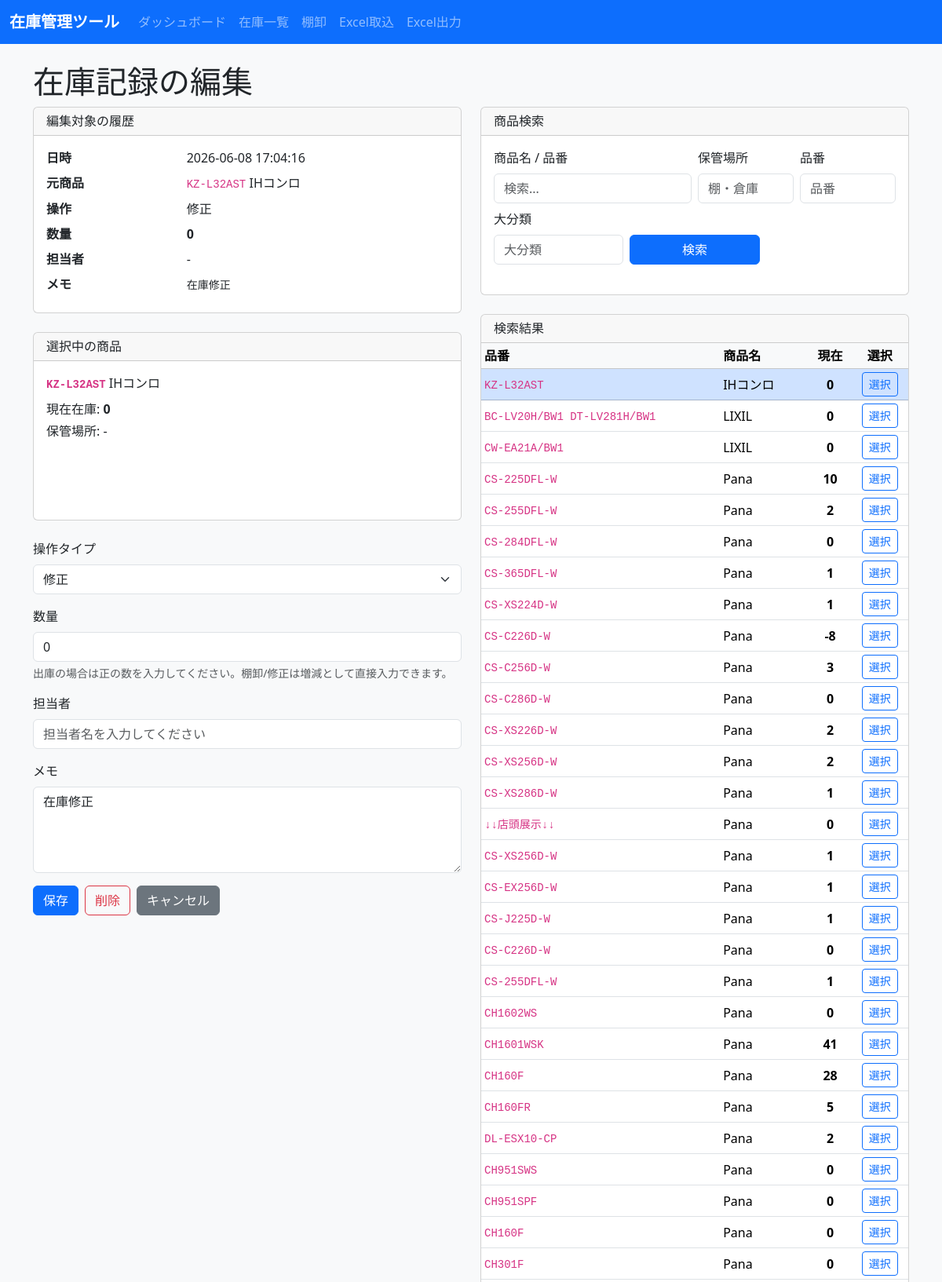
Page /stock/log/edit/8 (upper part) on the committed database.
### tables this page shows
CREATE TABLE stock_logs (
            id INTEGER PRIMARY KEY AUTOINCREMENT,
            product_id INTEGER NOT NULL,
            operation_type TEXT NOT NULL,
            quantity INTEGER NOT NULL,
            staff_name TEXT,
            note TEXT,
            created_at TEXT NOT NULL, metadata_json TEXT,
            FOREIGN KEY(product_id) REFERENCES products(id)
        );

CREATE TABLE products (
            id INTEGER PRIMARY KEY AUTOINCREMENT,
            source_sheet TEXT,
            source_row INTEGER,
            big_category TEXT,
            maker_or_product TEXT,
            overview TEXT,
            sku TEXT NOT NULL,
            stock_status TEXT,
            display_flag TEXT,
            available_stock INTEGER NOT NULL DEFAULT 0,
            total_stock INTEGER NOT NULL DEFAULT 0,
            reorder_point INTEGER NOT NULL DEFAULT 0,
            staff_stock_json TEXT,
            notes TEXT,
            imported_at TEXT,
            current_stock INTEGER NOT NULL DEFAULT 0,
            name TEXT NOT NULL,
            category TEXT,
            location TEXT,
            last_in_date TEXT,
            last_out_date TEXT,
            created_at TEXT NOT NULL,
            updated_at TEXT NOT NULL
        , supplier TEXT, amount TEXT);

### inventory_app/app.py (the view, shortened to what this page needs)
@app.route("/stock/log/edit/<int:log_id>", methods=["GET", "POST"])
def edit_stock_log(log_id):
    params = parse_search_args()
    selected_product_id = request.args.get("selected_product_id", type=int)
    conn = get_db_connection()
    log = conn.execute(
        "SELECT stock_logs.*, products.name, products.sku, products.current_stock AS product_current_stock FROM stock_logs JOIN products ON stock_logs.product_id = products.id WHERE stock_logs.id = ?",
        (log_id,),
    ).fetchone()
    if log is None:
        conn.close()
        return "ログが見つかりません。", 404
    old_product = conn.execute(
        "SELECT * FROM products WHERE id = ?",
        (log["product_id"],),
    ).fetchone()
    search_sql, search_values = build_product_query(params)
    search_results = conn.execute(search_sql + " LIMIT 50", search_values).fetchall()
    if selected_product_id:
        selected_product = conn.execute(
            "SELECT * FROM products WHERE id = ?",
            (selected_product_id,),
        ).fetchone()
        if selected_product is None:
            selected_product = old_product
    else:
        selected_product = old_product
    selected_product_id = selected_product["id"]
    error_message = None
    conn.close()
    return render_template(
        "edit_stock_log.html",
        log=log,
        operation_label=OPERATION_LABELS.get(log["operation_type"], log["operation_type"]),
        error_message=error_message,
        search_results=search_results,
        params=params,
        selected_product=selected_product,
        selected_product_id=selected_product_id,
    )

### inventory_app/app.py (called while the page is built)
def get_db_connection():
    conn = sqlite3.connect(DB_PATH)
    conn.row_factory = sqlite3.Row
    return conn

def parse_search_args():
    return {
        "q": request.args.get("q", "", type=str).strip(),
        "sku": request.args.get("sku", "", type=str).strip(),
        "big_category": request.args.get("big_category", "", type=str).strip(),
        "location": request.args.get("location", "", type=str).strip(),
    }

def build_product_query(params):
    sql = "SELECT * FROM products WHERE 1=1"
    values = []
    if params["q"]:
        sql += " AND (name LIKE ? OR sku LIKE ? OR big_category LIKE ? OR maker_or_product LIKE ? OR overview LIKE ? OR notes LIKE ? OR source_sheet LIKE ? OR category LIKE ? OR location LIKE ? OR staff_stock_json LIKE ? )"
        term = f"%{params['q']}%"
        values.extend([term] * 10)
    if params["sku"]:
        sql += " AND sku LIKE ?"
        values.append(f"%{params['sku']}%")
    if params["big_category"]:
        sql += " AND big_category = ?"
        values.append(params["big_category"])
    if params["location"]:
        sql += " AND location LIKE ?"
        values.append(f"%{params['location']}%")
    sql += " ORDER BY name ASC"
    return sql, values

### inventory_app/templates/edit_stock_log.html (shortened to what this page needs)
{% extends 'base.html' %}
{% block content %}
  <h1>在庫記録の編集</h1>
  <div class="row gy-4">
    <div class="col-lg-6">
      <div class="card mb-4">
        <div class="card-header">
          <h2 class="h6 mb-0">編集対象の履歴</h2>
        </div>
        <div class="card-body">
          <dl class="row mb-0">
            <dt class="col-sm-4">日時</dt>
            <dd class="col-sm-8">{{ log.created_at }}</dd>
            <dt class="col-sm-4">元商品</dt>
            <dd class="col-sm-8"><code>{{ log.sku }}</code> {{ log.name }}</dd>
            <dt class="col-sm-4">操作</dt>
            <dd class="col-sm-8">{{ operation_label }}</dd>
            <dt class="col-sm-4">数量</dt>
            <dd class="col-sm-8"><strong>{{ log.quantity }}</strong></dd>
            <dt class="col-sm-4">担当者</dt>
            <dd class="col-sm-8">{{ log.staff_name or '-' }}</dd>
            <dt class="col-sm-4">メモ</dt>
            <dd class="col-sm-8"><small>{{ log.note or '-' }}</small></dd>
          </dl>
        </div>
      </div>
      <div class="card mb-4">
        <div class="card-header">
          <h2 class="h6 mb-0">選択中の商品</h2>
        </div>
        <div class="card-body">
          <p class="mb-2"><strong><code>{{ selected_product.sku }}</code></strong> {{ selected_product.name }}</p>
          <p class="mb-1">現在在庫: <strong>{{ selected_product.current_stock }}</strong></p>
          <p class="mb-0">保管場所: {{ selected_product.location or '-' }}</p>
        </div>
      </div>
      <form method="post">
        <div class="mb-3">
          <label class="form-label">操作タイプ</label>
          <select name="operation_type" class="form-select">
            {% for key,label in {'inbound':'入庫','outbound':'出庫','adjustment':'棚卸','modification':'修正'}.items() %}
              <option value="{{ key }}" {% if log.operation_type == key %}selected{% endif %}>{{ label }}</option>
            {% endfor %}
          </select>
        </div>
        <div class="mb-3">
          <label class="form-label">数量</label>
          <input type="number" name="quantity" value="{{ (log.quantity if log.quantity >= 0 else -log.quantity) if log.operation_type == 'outbound' else log.quantity }}" class="form-control" step="1" placeholder="数量を入力してください">
          <div class="form-text">出庫の場合は正の数を入力してください。棚卸/修正は増減として直接入力できます。</div>
        </div>
        <div class="mb-3">
          <label class="form-label">担当者</label>
          <input type="text" name="staff_name" value="{{ log.staff_name or '' }}" class="form-control" placeholder="担当者名を入力してください">
        </div>
        <div class="mb-3">
          <label class="form-label">メモ</label>
          <textarea name="note" class="form-control" rows="4" placeholder="メモを入力してください">{{ log.note or '' }}</textarea>
        </div>
        <div class="d-flex gap-2">
          <button type="submit" class="btn btn-primary">保存</button>
          <button type="submit" name="action" value="delete_log" class="btn btn-outline-danger" onclick="return confirm('この記録を削除すると、在庫数も変更されます。本当に実行しますか？');">削除</button>
          <a href="{{ url_for('dashboard') }}" class="btn btn-secondary">キャンセル</a>
        </div>
      </form>
    </div>
    <div class="col-lg-6">
      <div class="card mb-4">
        <div class="card-header">
          <h2 class="h6 mb-0">商品検索</h2>
        </div>
        <div class="card-body">
          <form method="get" class="row gx-2 gy-2 align-items-end">
            <div class="col-12 col-md-6">
              <label class="form-label">商品名 / 品番</label>
              <input type="text" name="q" value="{{ params.q }}" class="form-control" placeholder="検索...">
            </div>
            <div class="col-6 col-md-3">
              <label class="form-label">保管場所</label>
              <input type="text" name="location" value="{{ params.location }}" class="form-control" placeholder="棚・倉庫">
            </div>
            <div class="col-6 col-md-3">
              <label class="form-label">品番</label>
              <input type="text" name="sku" value="{{ params.sku }}" class="form-control" placeholder="品番">
            </div>
            <div class="col-12 col-md-4">
              <label class="form-label">大分類</label>
              <input type="text" name="big_category" value="{{ params.big_category }}" class="form-control" placeholder="大分類">
            </div>
            <div class="col-12 col-md-4">
              <button type="submit" class="btn btn-primary w-100">検索</button>
            </div>
          </form>
        </div>
      </div>
      <div class="card">
        <div class="card-header">
          <h2 class="h6 mb-0">検索結果</h2>
        </div>
        <div class="card-body p-0">
          {% if search_results %}
            <div class="table-responsive">
              <table class="table table-sm table-hover mb-0">
                <thead class="table-light">
                  <tr>
                    <th>品番</th>
                    <th>商品名</th>
                    <th class="text-center">現在</th>
                    <th class="text-center">選択</th>
                  </tr>
                </thead>
                <tbody>
                  {% for product in search_results %}
                    <tr {% if product.id == selected_product_id %}class="table-primary"{% endif %}>
                      <td><code>{{ product.sku }}</code></td>
                      <td>{{ product.name }}</td>
                      <td class="text-center"><strong>{{ product.current_stock }}</strong></td>
                      <td class="text-center">
                        <a href="{{ url_for('edit_stock_log', log_id=log.id, q=params.q, sku=params.sku, big_category=params.big_category, location=params.location, selected_product_id=product.id) }}" class="btn btn-sm btn-outline-primary">選択</a>
                      </td>
                    </tr>
                  {% endfor %}
                </tbody>
              </table>
            </div>
          {% else %}
            <div class="p-4 text-center text-muted">該当する商品がありません。</div>
          {% endif %}
        </div>
      </div>
    </div>
  </div>
{% endblock %}

### inventory_app/static/style.css (style rules this page uses)
body { background-color: #f8f9fa; }
.card { min-height: 240px; }
.table th, .table td { vertical-align: middle; }

### rows in the picture
stock_logs: created_at "2026-06-08 17:04:16", quantity "0", staff_name "-", note "在庫修正", operation_type "修正"
products: sku "KZ-L32AST", name "IHコンロ", current_stock "0", location "-"
products: sku "BC-LV20H/BW1 DT-LV281H/BW1", name "LIXIL", current_stock "0"
products: sku "CW-EA21A/BW1", name "LIXIL", current_stock "0"
products: sku "CS-225DFL-W", name "Pana", current_stock "10"
products: sku "CS-255DFL-W", name "Pana", current_stock "2"
products: sku "CS-284DFL-W", name "Pana", current_stock "0"
products: sku "CS-365DFL-W", name "Pana", current_stock "1"
products: sku "CS-XS224D-W", name "Pana", current_stock "1"
products: sku "CS-C226D-W", name "Pana", current_stock "-8"
products: sku "CS-C256D-W", name "Pana", current_stock "3"
products: sku "CS-C286D-W", name "Pana", current_stock "0"
products: sku "CS-XS226D-W", name "Pana", current_stock "2"
products: sku "CS-XS256D-W", name "Pana", current_stock "2"
products: sku "CS-XS286D-W", name "Pana", current_stock "1"
products: sku "↓↓店頭展示↓↓", name "Pana", current_stock "0"
products: sku "CS-XS256D-W", name "Pana", current_stock "1"
products: sku "CS-EX256D-W", name "Pana", current_stock "1"
products: sku "CS-J225D-W", name "Pana", current_stock "1"
products: sku "CS-C226D-W", name "Pana", current_stock "0"
products: sku "CS-255DFL-W", name "Pana", current_stock "1"
products: sku "CH1602WS", name "Pana", current_stock "0"
products: sku "CH1601WSK", name "Pana", current_stock "41"
products: sku "CH160F", name "Pana", current_stock "28"
products: sku "CH160FR", name "Pana", current_stock "5"
products: sku "DL-ESX10-CP", name "Pana", current_stock "2"
products: sku "CH951SWS", name "Pana", current_stock "0"
products: sku "CH951SPF", name "Pana", current_stock "0"
products: sku "CH160F", name "Pana", current_stock "0"
products: sku "CH301F", name "Pana", current_stock "0"

### other values in the picture
{{ operation_label }} "修正"
